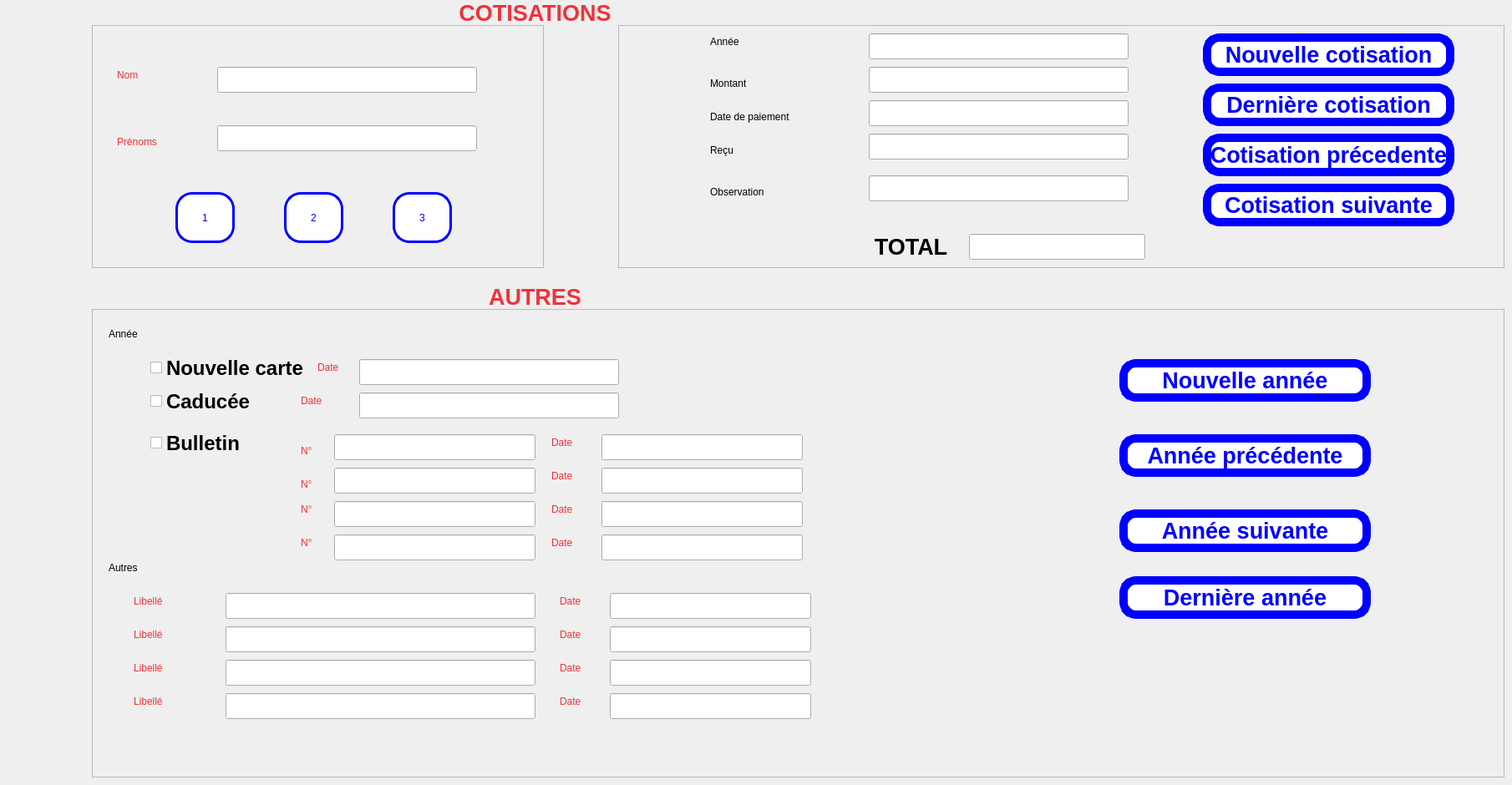
    <widget class="QWidget" name="cotisation">
     <attribute name="title">
      <string>Cotisations</string>
     </attribute>
     <widget class="QFrame" name="frame_9">
      <property name="geometry">
       <rect>
        <x>110</x>
        <y>30</y>
        <width>541</width>
        <height>291</height>
       </rect>
      </property>
      <property name="frameShape">
       <enum>QFrame::StyledPanel</enum>
      </property>
      <property name="frameShadow">
       <enum>QFrame::Raised</enum>
      </property>
      <widget class="QLabel" name="label_30">
       <property name="geometry">
        <rect>
         <x>30</x>
         <y>40</y>
         <width>81</width>
         <height>41</height>
        </rect>
       </property>
       <property name="styleSheet">
        <string notr="true">font: 800 16pt &quot;Cantarell&quot;;</string>
       </property>
       <property name="text">
        <string>&lt;html&gt;&lt;head/&gt;&lt;body&gt;&lt;p&gt;&lt;span style=&quot; color:#ed333b;&quot;&gt;Nom&lt;/span&gt;&lt;/p&gt;&lt;/body&gt;&lt;/html&gt;</string>
       </property>
      </widget>
      <widget class="QLabel" name="label_31">
       <property name="geometry">
        <rect>
         <x>30</x>
         <y>120</y>
         <width>101</width>
         <height>41</height>
        </rect>
       </property>
       <property name="styleSheet">
        <string notr="true">font: 800 16pt &quot;Cantarell&quot;;</string>
       </property>
       <property name="text">
        <string>&lt;html&gt;&lt;head/&gt;&lt;body&gt;&lt;p&gt;&lt;span style=&quot; color:#ed333b;&quot;&gt;Prénoms&lt;/span&gt;&lt;/p&gt;&lt;/body&gt;&lt;/html&gt;</string>
       </property>
      </widget>
      <widget class="QPushButton" name="pushButton_8">
       <property name="geometry">
        <rect>
         <x>100</x>
         <y>200</y>
         <width>71</width>
         <height>61</height>
        </rect>
       </property>
       <property name="styleSheet">
        <string notr="true">QPushButton{
color:blue;
background-color: white;
border:3px solid blue;
border-radius:20px;
}
QPushButton::hover{
color:red;
background-color: black;
border:3px solid black;
border-radius:20px;
}</string>
       </property>
       <property name="text">
        <string>1</string>
       </property>
      </widget>
      <widget class="QPushButton" name="pushButton_9">
       <property name="geometry">
        <rect>
         <x>230</x>
         <y>200</y>
         <width>71</width>
         <height>61</height>
        </rect>
       </property>
       <property name="styleSheet">
        <string notr="true">QPushButton{
color:blue;
background-color: white;
border:3px solid blue;
border-radius:20px;
}
QPushButton::hover{
color:red;
background-color: black;
border:3px solid black;
border-radius:20px;
}</string>
       </property>
       <property name="text">
        <string>2</string>
       </property>
      </widget>
      <widget class="QPushButton" name="pushButton_10">
       <property name="geometry">
        <rect>
         <x>360</x>
         <y>200</y>
         <width>71</width>
         <height>61</height>
        </rect>
       </property>
       <property name="styleSheet">
        <string notr="true">QPushButton{
color:blue;
background-color: white;
border:3px solid blue;
border-radius:20px;
}
QPushButton::hover{
color:red;
background-color: black;
border:3px solid black;
border-radius:20px;
}</string>
       </property>
       <property name="text">
        <string>3</string>
       </property>
      </widget>
      <widget class="QLineEdit" name="lineEdit_21">
       <property name="geometry">
        <rect>
         <x>150</x>
         <y>50</y>
         <width>311</width>
         <height>31</height>
        </rect>
       </property>
      </widget>
      <widget class="QLineEdit" name="lineEdit_22">
       <property name="geometry">
        <rect>
         <x>150</x>
         <y>120</y>
         <width>311</width>
         <height>31</height>
        </rect>
       </property>
      </widget>
     </widget>
     <widget class="QFrame" name="frame_10">
      <property name="geometry">
       <rect>
        <x>740</x>
        <y>30</y>
        <width>1061</width>
        <height>291</height>
       </rect>
      </property>
      <property name="frameShape">
       <enum>QFrame::StyledPanel</enum>
      </property>
      <property name="frameShadow">
       <enum>QFrame::Raised</enum>
      </property>
      <widget class="QLabel" name="label_34">
       <property name="geometry">
        <rect>
         <x>110</x>
         <y>0</y>
         <width>81</width>
         <height>41</height>
        </rect>
       </property>
       <property name="styleSheet">
        <string notr="true">font: 800 16pt &quot;Cantarell&quot;;</string>
       </property>
       <property name="text">
        <string>&lt;html&gt;&lt;head/&gt;&lt;body&gt;&lt;p&gt;Année&lt;/p&gt;&lt;/body&gt;&lt;/html&gt;</string>
       </property>
      </widget>
      <widget class="QLabel" name="label_35">
       <property name="geometry">
        <rect>
         <x>110</x>
         <y>50</y>
         <width>91</width>
         <height>41</height>
        </rect>
       </property>
       <property name="styleSheet">
        <string notr="true">font: 800 16pt &quot;Cantarell&quot;;</string>
       </property>
       <property name="text">
        <string>&lt;html&gt;&lt;head/&gt;&lt;body&gt;&lt;p&gt;Montant&lt;/p&gt;&lt;/body&gt;&lt;/html&gt;</string>
       </property>
      </widget>
      <widget class="QLabel" name="label_36">
       <property name="geometry">
        <rect>
         <x>110</x>
         <y>90</y>
         <width>181</width>
         <height>41</height>
        </rect>
       </property>
       <property name="styleSheet">
        <string notr="true">font: 800 16pt &quot;Cantarell&quot;;</string>
       </property>
       <property name="text">
        <string>&lt;html&gt;&lt;head/&gt;&lt;body&gt;&lt;p&gt;Date de paiement&lt;/p&gt;&lt;/body&gt;&lt;/html&gt;</string>
       </property>
      </widget>
      <widget class="QLabel" name="label_37">
       <property name="geometry">
        <rect>
         <x>110</x>
         <y>130</y>
         <width>81</width>
         <height>41</height>
        </rect>
       </property>
       <property name="styleSheet">
        <string notr="true">font: 800 16pt &quot;Cantarell&quot;;</string>
       </property>
       <property name="text">
        <string>&lt;html&gt;&lt;head/&gt;&lt;body&gt;&lt;p&gt;Reçu&lt;/p&gt;&lt;/body&gt;&lt;/html&gt;</string>
       </property>
      </widget>
      <widget class="QLabel" name="label_38">
       <property name="geometry">
        <rect>
         <x>110</x>
         <y>180</y>
         <width>131</width>
         <height>41</height>
        </rect>
       </property>
       <property name="styleSheet">
        <string notr="true">font: 800 16pt &quot;Cantarell&quot;;</string>
       </property>
       <property name="text">
        <string>&lt;html&gt;&lt;head/&gt;&lt;body&gt;&lt;p&gt;Observation&lt;/p&gt;&lt;/body&gt;&lt;/html&gt;</string>
       </property>
      </widget>
      <widget class="QLabel" name="label_39">
       <property name="geometry">
        <rect>
         <x>210</x>
         <y>250</y>
         <width>281</width>
         <height>31</height>
        </rect>
       </property>
       <property name="font">
        <font>
         <pointsize>20</pointsize>
         <bold>true</bold>
        </font>
       </property>
       <property name="text">
        <string>&lt;html&gt;&lt;head/&gt;&lt;body&gt;&lt;p align=&quot;center&quot;&gt;TOTAL&lt;/p&gt;&lt;/body&gt;&lt;/html&gt;</string>
       </property>
      </widget>
      <widget class="QLineEdit" name="lineEdit_23">
       <property name="geometry">
        <rect>
         <x>420</x>
         <y>250</y>
         <width>211</width>
         <height>31</height>
        </rect>
       </property>
      </widget>
      <widget class="QLineEdit" name="lineEdit_24">
       <property name="geometry">
        <rect>
         <x>300</x>
         <y>10</y>
         <width>311</width>
         <height>31</height>
        </rect>
       </property>
      </widget>
      <widget class="QLineEdit" name="lineEdit_25">
       <property name="geometry">
        <rect>
         <x>300</x>
         <y>50</y>
         <width>311</width>
         <height>31</height>
        </rect>
       </property>
      </widget>
      <widget class="QLineEdit" name="lineEdit_26">
       <property name="geometry">
        <rect>
         <x>300</x>
         <y>90</y>
         <width>311</width>
         <height>31</height>
        </rect>
       </property>
      </widget>
      <widget class="QLineEdit" name="lineEdit_27">
       <property name="geometry">
        <rect>
         <x>300</x>
         <y>130</y>
         <width>311</width>
         <height>31</height>
        </rect>
       </property>
      </widget>
      <widget class="QLineEdit" name="lineEdit_28">
       <property name="geometry">
        <rect>
         <x>300</x>
         <y>180</y>
         <width>311</width>
         <height>31</height>
        </rect>
       </property>
      </widget>
      <widget class="QPushButton" name="pushButton_11">
       <property name="geometry">
        <rect>
         <x>700</x>
         <y>10</y>
         <width>301</width>
         <height>51</height>
        </rect>
       </property>
       <property name="font">
        <font>
         <pointsize>20</pointsize>
         <bold>true</bold>
        </font>
       </property>
       <property name="styleSheet">
        <string notr="true">QPushButton{
color:blue;
background-color:white;
border-radius:20px;
border:10px solid blue;
}
QPushButton::hover{
color:red;
background-color:black;
border-radius:20px;
border:10px solid black;
}</string>
       </property>
       <property name="text">
        <string>Nouvelle cotisation</string>
       </property>
      </widget>
      <widget class="QPushButton" name="pushButton_12">
       <property name="geometry">
        <rect>
         <x>700</x>
         <y>70</y>
         <width>301</width>
         <height>51</height>
        </rect>
       </property>
       <property name="font">
        <font>
         <pointsize>20</pointsize>
         <bold>true</bold>
        </font>
       </property>
       <property name="styleSheet">
        <string notr="true">QPushButton{
color:blue;
background-color:white;
border-radius:20px;
border:10px solid blue;
}
QPushButton::hover{
color:red;
background-color:black;
border-radius:20px;
border:10px solid black;
}</string>
       </property>
       <property name="text">
        <string>Dernière cotisation</string>
       </property>
      </widget>
      <widget class="QPushButton" name="pushButton_13">
       <property name="geometry">
        <rect>
         <x>700</x>
         <y>130</y>
         <width>301</width>
         <height>51</height>
        </rect>
       </property>
       <property name="font">
        <font>
         <pointsize>20</pointsize>
         <bold>true</bold>
        </font>
       </property>
       <property name="styleSheet">
        <string notr="true">QPushButton{
color:blue;
background-color:white;
border-radius:20px;
border:10px solid blue;
}
QPushButton::hover{
color:red;
background-color:black;
border-radius:20px;
border:10px solid black;
}</string>
       </property>
       <property name="text">
        <string>Cotisation précedente</string>
       </property>
      </widget>
      <widget class="QPushButton" name="pushButton_14">
       <property name="geometry">
        <rect>
         <x>700</x>
         <y>190</y>
         <width>301</width>
         <height>51</height>
        </rect>
       </property>
       <property name="font">
        <font>
         <pointsize>20</pointsize>
         <bold>true</bold>
        </font>
       </property>
       <property name="styleSheet">
        <string notr="true">QPushButton{
color:blue;
background-color:white;
border-radius:20px;
border:10px solid blue;
}
QPushButton::hover{
color:red;
background-color:black;
border-radius:20px;
border:10px solid black;
}</string>
       </property>
       <property name="text">
        <string>Cotisation suivante</string>
       </property>
      </widget>
     </widget>
     <widget class="QFrame" name="frame_11">
      <property name="geometry">
       <rect>
        <x>110</x>
        <y>370</y>
        <width>1691</width>
        <height>561</height>
       </rect>
      </property>
      <property name="frameShape">
       <enum>QFrame::StyledPanel</enum>
      </property>
      <property name="frameShadow">
       <enum>QFrame::Raised</enum>
      </property>
      <widget class="QLabel" name="label_40">
       <property name="geometry">
        <rect>
         <x>20</x>
         <y>10</y>
         <width>81</width>
         <height>41</height>
        </rect>
       </property>
       <property name="styleSheet">
        <string notr="true">font: 800 16pt &quot;Cantarell&quot;;</string>
       </property>
       <property name="text">
        <string>&lt;html&gt;&lt;head/&gt;&lt;body&gt;&lt;p&gt;Année&lt;/p&gt;&lt;/body&gt;&lt;/html&gt;</string>
       </property>
      </widget>
      <widget class="QCheckBox" name="checkBox_14">
       <property name="geometry">
        <rect>
         <x>70</x>
         <y>50</y>
         <width>201</width>
         <height>41</height>
        </rect>
       </property>
       <property name="font">
        <font>
         <pointsize>18</pointsize>
         <bold>true</bold>
        </font>
       </property>
       <property name="text">
        <string>Nouvelle carte</string>
       </property>
      </widget>
      <widget class="QCheckBox" name="checkBox_15">
       <property name="geometry">
        <rect>
         <x>70</x>
         <y>90</y>
         <width>201</width>
         <height>41</height>
        </rect>
       </property>
       <property name="font">
        <font>
         <pointsize>18</pointsize>
         <bold>true</bold>
        </font>
       </property>
       <property name="text">
        <string>Caducée</string>
       </property>
      </widget>
      <widget class="QCheckBox" name="checkBox_16">
       <property name="geometry">
        <rect>
         <x>70</x>
         <y>140</y>
         <width>201</width>
         <height>41</height>
        </rect>
       </property>
       <property name="font">
        <font>
         <pointsize>18</pointsize>
         <bold>true</bold>
        </font>
       </property>
       <property name="text">
        <string>Bulletin</string>
       </property>
      </widget>
      <widget class="QLabel" name="label_41">
       <property name="geometry">
        <rect>
         <x>270</x>
         <y>50</y>
         <width>81</width>
         <height>41</height>
        </rect>
       </property>
       <property name="styleSheet">
        <string notr="true">font: 800 16pt &quot;Cantarell&quot;;</string>
       </property>
       <property name="text">
        <string>&lt;html&gt;&lt;head/&gt;&lt;body&gt;&lt;p&gt;&lt;span style=&quot; color:#ed333b;&quot;&gt;Date&lt;/span&gt;&lt;/p&gt;&lt;/body&gt;&lt;/html&gt;</string>
       </property>
      </widget>
      <widget class="QLabel" name="label_42">
       <property name="geometry">
        <rect>
         <x>250</x>
         <y>90</y>
         <width>81</width>
         <height>41</height>
        </rect>
       </property>
       <property name="styleSheet">
        <string notr="true">font: 800 16pt &quot;Cantarell&quot;;</string>
       </property>
       <property name="text">
        <string>&lt;html&gt;&lt;head/&gt;&lt;body&gt;&lt;p&gt;&lt;span style=&quot; color:#ed333b;&quot;&gt;Date&lt;/span&gt;&lt;/p&gt;&lt;/body&gt;&lt;/html&gt;</string>
       </property>
      </widget>
      <widget class="QLabel" name="label_47">
       <property name="geometry">
        <rect>
         <x>550</x>
         <y>140</y>
         <width>81</width>
         <height>41</height>
        </rect>
       </property>
       <property name="styleSheet">
        <string notr="true">font: 800 16pt &quot;Cantarell&quot;;</string>
       </property>
       <property name="text">
        <string>&lt;html&gt;&lt;head/&gt;&lt;body&gt;&lt;p&gt;&lt;span style=&quot; color:#ed333b;&quot;&gt;Date&lt;/span&gt;&lt;/p&gt;&lt;/body&gt;&lt;/html&gt;</string>
       </property>
      </widget>
      <widget class="QLabel" name="label_48">
       <property name="geometry">
        <rect>
         <x>550</x>
         <y>220</y>
         <width>81</width>
         <height>41</height>
        </rect>
       </property>
       <property name="styleSheet">
        <string notr="true">font: 800 16pt &quot;Cantarell&quot;;</string>
       </property>
       <property name="text">
        <string>&lt;html&gt;&lt;head/&gt;&lt;body&gt;&lt;p&gt;&lt;span style=&quot; color:#ed333b;&quot;&gt;Date&lt;/span&gt;&lt;/p&gt;&lt;/body&gt;&lt;/html&gt;</string>
       </property>
      </widget>
      <widget class="QLabel" name="label_49">
       <property name="geometry">
        <rect>
         <x>550</x>
         <y>180</y>
         <width>81</width>
         <height>41</height>
        </rect>
       </property>
       <property name="styleSheet">
        <string notr="true">font: 800 16pt &quot;Cantarell&quot;;</string>
       </property>
       <property name="text">
        <string>&lt;html&gt;&lt;head/&gt;&lt;body&gt;&lt;p&gt;&lt;span style=&quot; color:#ed333b;&quot;&gt;Date&lt;/span&gt;&lt;/p&gt;&lt;/body&gt;&lt;/html&gt;</string>
       </property>
      </widget>
      <widget class="QLabel" name="label_50">
       <property name="geometry">
        <rect>
         <x>550</x>
         <y>260</y>
         <width>81</width>
         <height>41</height>
        </rect>
       </property>
       <property name="styleSheet">
        <string notr="true">font: 800 16pt &quot;Cantarell&quot;;</string>
       </property>
       <property name="text">
        <string>&lt;html&gt;&lt;head/&gt;&lt;body&gt;&lt;p&gt;&lt;span style=&quot; color:#ed333b;&quot;&gt;Date&lt;/span&gt;&lt;/p&gt;&lt;/body&gt;&lt;/html&gt;</string>
       </property>
      </widget>
      <widget class="QLabel" name="label_43">
       <property name="geometry">
        <rect>
         <x>250</x>
         <y>150</y>
         <width>81</width>
         <height>41</height>
        </rect>
       </property>
       <property name="styleSheet">
        <string notr="true">font: 800 16pt &quot;Cantarell&quot;;</string>
       </property>
       <property name="text">
        <string>&lt;html&gt;&lt;head/&gt;&lt;body&gt;&lt;p&gt;&lt;span style=&quot; color:#ed333b;&quot;&gt;N°&lt;/span&gt;&lt;/p&gt;&lt;/body&gt;&lt;/html&gt;</string>
       </property>
      </widget>
      <widget class="QLabel" name="label_44">
       <property name="geometry">
        <rect>
         <x>250</x>
         <y>190</y>
         <width>81</width>
         <height>41</height>
        </rect>
       </property>
       <property name="styleSheet">
        <string notr="true">font: 800 16pt &quot;Cantarell&quot;;</string>
       </property>
       <property name="text">
        <string>&lt;html&gt;&lt;head/&gt;&lt;body&gt;&lt;p&gt;&lt;span style=&quot; color:#ed333b;&quot;&gt;N°&lt;/span&gt;&lt;/p&gt;&lt;/body&gt;&lt;/html&gt;</string>
       </property>
      </widget>
      <widget class="QLabel" name="label_45">
       <property name="geometry">
        <rect>
         <x>250</x>
         <y>220</y>
         <width>81</width>
         <height>41</height>
        </rect>
       </property>
       <property name="styleSheet">
        <string notr="true">font: 800 16pt &quot;Cantarell&quot;;</string>
       </property>
       <property name="text">
        <string>&lt;html&gt;&lt;head/&gt;&lt;body&gt;&lt;p&gt;&lt;span style=&quot; color:#ed333b;&quot;&gt;N°&lt;/span&gt;&lt;/p&gt;&lt;/body&gt;&lt;/html&gt;</string>
       </property>
      </widget>
      <widget class="QLabel" name="label_46">
       <property name="geometry">
        <rect>
         <x>250</x>
         <y>260</y>
         <width>81</width>
         <height>41</height>
        </rect>
       </property>
       <property name="styleSheet">
        <string notr="true">font: 800 16pt &quot;Cantarell&quot;;</string>
       </property>
       <property name="text">
        <string>&lt;html&gt;&lt;head/&gt;&lt;body&gt;&lt;p&gt;&lt;span style=&quot; color:#ed333b;&quot;&gt;N°&lt;/span&gt;&lt;/p&gt;&lt;/body&gt;&lt;/html&gt;</string>
       </property>
      </widget>
      <widget class="QLineEdit" name="lineEdit_29">
       <property name="geometry">
        <rect>
         <x>290</x>
         <y>150</y>
         <width>241</width>
         <height>31</height>
        </rect>
       </property>
      </widget>
      <widget class="QLineEdit" name="lineEdit_30">
       <property name="geometry">
        <rect>
         <x>320</x>
         <y>100</y>
         <width>311</width>
         <height>31</height>
        </rect>
       </property>
      </widget>
      <widget class="QLineEdit" name="lineEdit_31">
       <property name="geometry">
        <rect>
         <x>320</x>
         <y>60</y>
         <width>311</width>
         <height>31</height>
        </rect>
       </property>
      </widget>
      <widget class="QLineEdit" name="lineEdit_32">
       <property name="geometry">
        <rect>
         <x>290</x>
         <y>190</y>
         <width>241</width>
         <height>31</height>
        </rect>
       </property>
      </widget>
      <widget class="QLineEdit" name="lineEdit_33">
       <property name="geometry">
        <rect>
         <x>290</x>
         <y>230</y>
         <width>241</width>
         <height>31</height>
        </rect>
       </property>
      </widget>
      <widget class="QLineEdit" name="lineEdit_34">
       <property name="geometry">
        <rect>
         <x>290</x>
         <y>270</y>
         <width>241</width>
         <height>31</height>
        </rect>
       </property>
      </widget>
      <widget class="QLineEdit" name="lineEdit_35">
       <property name="geometry">
        <rect>
         <x>610</x>
         <y>150</y>
         <width>241</width>
         <height>31</height>
        </rect>
       </property>
      </widget>
      <widget class="QLineEdit" name="lineEdit_36">
       <property name="geometry">
        <rect>
         <x>610</x>
         <y>190</y>
         <width>241</width>
         <height>31</height>
        </rect>
       </property>
      </widget>
      <widget class="QLineEdit" name="lineEdit_37">
       <property name="geometry">
        <rect>
         <x>610</x>
         <y>230</y>
         <width>241</width>
         <height>31</height>
        </rect>
       </property>
      </widget>
      <widget class="QLineEdit" name="lineEdit_38">
       <property name="geometry">
        <rect>
         <x>610</x>
         <y>270</y>
         <width>241</width>
         <height>31</height>
        </rect>
       </property>
      </widget>
      <widget class="QLabel" name="label_51">
       <property name="geometry">
        <rect>
         <x>20</x>
         <y>290</y>
         <width>81</width>
         <height>41</height>
        </rect>
       </property>
       <property name="styleSheet">
        <string notr="true">font: 800 16pt &quot;Cantarell&quot;;</string>
       </property>
       <property name="text">
        <string>&lt;html&gt;&lt;head/&gt;&lt;body&gt;&lt;p&gt;Autres&lt;/p&gt;&lt;/body&gt;&lt;/html&gt;</string>
       </property>
      </widget>
      <widget class="QLineEdit" name="lineEdit_39">
       <property name="geometry">
        <rect>
         <x>620</x>
         <y>460</y>
         <width>241</width>
         <height>31</height>
        </rect>
       </property>
      </widget>
      <widget class="QLineEdit" name="lineEdit_40">
       <property name="geometry">
        <rect>
         <x>160</x>
         <y>340</y>
         <width>371</width>
         <height>31</height>
        </rect>
       </property>
      </widget>
      <widget class="QLabel" name="label_52">
       <property name="geometry">
        <rect>
         <x>560</x>
         <y>370</y>
         <width>81</width>
         <height>41</height>
        </rect>
       </property>
       <property name="styleSheet">
        <string notr="true">font: 800 16pt &quot;Cantarell&quot;;</string>
       </property>
       <property name="text">
        <string>&lt;html&gt;&lt;head/&gt;&lt;body&gt;&lt;p&gt;&lt;span style=&quot; color:#ed333b;&quot;&gt;Date&lt;/span&gt;&lt;/p&gt;&lt;/body&gt;&lt;/html&gt;</string>
       </property>
      </widget>
      <widget class="QLineEdit" name="lineEdit_41">
       <property name="geometry">
        <rect>
         <x>620</x>
         <y>340</y>
         <width>241</width>
         <height>31</height>
        </rect>
       </property>
      </widget>
      <widget class="QLineEdit" name="lineEdit_42">
       <property name="geometry">
        <rect>
         <x>160</x>
         <y>380</y>
         <width>371</width>
         <height>31</height>
        </rect>
       </property>
      </widget>
      <widget class="QLabel" name="label_53">
       <property name="geometry">
        <rect>
         <x>560</x>
         <y>450</y>
         <width>81</width>
         <height>41</height>
        </rect>
       </property>
       <property name="styleSheet">
        <string notr="true">font: 800 16pt &quot;Cantarell&quot;;</string>
       </property>
       <property name="text">
        <string>&lt;html&gt;&lt;head/&gt;&lt;body&gt;&lt;p&gt;&lt;span style=&quot; color:#ed333b;&quot;&gt;Date&lt;/span&gt;&lt;/p&gt;&lt;/body&gt;&lt;/html&gt;</string>
       </property>
      </widget>
      <widget class="QLabel" name="label_54">
       <property name="geometry">
        <rect>
         <x>560</x>
         <y>410</y>
         <width>81</width>
         <height>41</height>
        </rect>
       </property>
       <property name="styleSheet">
        <string notr="true">font: 800 16pt &quot;Cantarell&quot;;</string>
       </property>
       <property name="text">
        <string>&lt;html&gt;&lt;head/&gt;&lt;body&gt;&lt;p&gt;&lt;span style=&quot; color:#ed333b;&quot;&gt;Date&lt;/span&gt;&lt;/p&gt;&lt;/body&gt;&lt;/html&gt;</string>
       </property>
      </widget>
      <widget class="QLineEdit" name="lineEdit_43">
       <property name="geometry">
        <rect>
         <x>620</x>
         <y>420</y>
         <width>241</width>
         <height>31</height>
        </rect>
       </property>
      </widget>
      <widget class="QLineEdit" name="lineEdit_44">
       <property name="geometry">
        <rect>
         <x>620</x>
         <y>380</y>
         <width>241</width>
         <height>31</height>
        </rect>
       </property>
      </widget>
      <widget class="QLabel" name="label_58">
       <property name="geometry">
        <rect>
         <x>50</x>
         <y>330</y>
         <width>81</width>
         <height>41</height>
        </rect>
       </property>
       <property name="styleSheet">
        <string notr="true">font: 800 16pt &quot;Cantarell&quot;;</string>
       </property>
       <property name="text">
        <string>&lt;html&gt;&lt;head/&gt;&lt;body&gt;&lt;p&gt;&lt;span style=&quot; color:#ed333b;&quot;&gt;Libellé&lt;/span&gt;&lt;/p&gt;&lt;/body&gt;&lt;/html&gt;</string>
       </property>
      </widget>
      <widget class="QLineEdit" name="lineEdit_45">
       <property name="geometry">
        <rect>
         <x>160</x>
         <y>420</y>
         <width>371</width>
         <height>31</height>
        </rect>
       </property>
      </widget>
      <widget class="QLabel" name="label_59">
       <property name="geometry">
        <rect>
         <x>560</x>
         <y>330</y>
         <width>81</width>
         <height>41</height>
        </rect>
       </property>
       <property name="styleSheet">
        <string notr="true">font: 800 16pt &quot;Cantarell&quot;;</string>
       </property>
       <property name="text">
        <string>&lt;html&gt;&lt;head/&gt;&lt;body&gt;&lt;p&gt;&lt;span style=&quot; color:#ed333b;&quot;&gt;Date&lt;/span&gt;&lt;/p&gt;&lt;/body&gt;&lt;/html&gt;</string>
       </property>
      </widget>
      <widget class="QLineEdit" name="lineEdit_46">
       <property name="geometry">
        <rect>
         <x>160</x>
         <y>460</y>
         <width>371</width>
         <height>31</height>
        </rect>
       </property>
      </widget>
      <widget class="QLabel" name="label_60">
       <property name="geometry">
        <rect>
         <x>50</x>
         <y>370</y>
         <width>81</width>
         <height>41</height>
        </rect>
       </property>
       <property name="styleSheet">
        <string notr="true">font: 800 16pt &quot;Cantarell&quot;;</string>
       </property>
       <property name="text">
        <string>&lt;html&gt;&lt;head/&gt;&lt;body&gt;&lt;p&gt;&lt;span style=&quot; color:#ed333b;&quot;&gt;Libellé&lt;/span&gt;&lt;/p&gt;&lt;/body&gt;&lt;/html&gt;</string>
       </property>
      </widget>
      <widget class="QLabel" name="label_61">
       <property name="geometry">
        <rect>
         <x>50</x>
         <y>410</y>
         <width>81</width>
         <height>41</height>
        </rect>
       </property>
       <property name="styleSheet">
        <string notr="true">font: 800 16pt &quot;Cantarell&quot;;</string>
       </property>
       <property name="text">
        <string>&lt;html&gt;&lt;head/&gt;&lt;body&gt;&lt;p&gt;&lt;span style=&quot; color:#ed333b;&quot;&gt;Libellé&lt;/span&gt;&lt;/p&gt;&lt;/body&gt;&lt;/html&gt;</string>
       </property>
      </widget>
      <widget class="QLabel" name="label_62">
       <property name="geometry">
        <rect>
         <x>50</x>
         <y>450</y>
         <width>81</width>
         <height>41</height>
        </rect>
       </property>
       <property name="styleSheet">
        <string notr="true">font: 800 16pt &quot;Cantarell&quot;;</string>
       </property>
       <property name="text">
        <string>&lt;html&gt;&lt;head/&gt;&lt;body&gt;&lt;p&gt;&lt;span style=&quot; color:#ed333b;&quot;&gt;Libellé&lt;/span&gt;&lt;/p&gt;&lt;/body&gt;&lt;/html&gt;</string>
       </property>
      </widget>
      <widget class="QPushButton" name="pushButton_15">
       <property name="geometry">
        <rect>
         <x>1230</x>
         <y>320</y>
         <width>301</width>
         <height>51</height>
        </rect>
       </property>
       <property name="font">
        <font>
         <pointsize>20</pointsize>
         <bold>true</bold>
        </font>
       </property>
       <property name="styleSheet">
        <string notr="true">QPushButton{
color:blue;
background-color:white;
border-radius:20px;
border:10px solid blue;
}
QPushButton::hover{
color:red;
background-color:black;
border-radius:20px;
border:10px solid black;
}</string>
       </property>
       <property name="text">
        <string>Dernière année</string>
       </property>
      </widget>
      <widget class="QPushButton" name="pushButton_16">
       <property name="geometry">
        <rect>
         <x>1230</x>
         <y>240</y>
         <width>301</width>
         <height>51</height>
        </rect>
       </property>
       <property name="font">
        <font>
         <pointsize>20</pointsize>
         <bold>true</bold>
        </font>
       </property>
       <property name="styleSheet">
        <string notr="true">QPushButton{
color:blue;
background-color:white;
border-radius:20px;
border:10px solid blue;
}
QPushButton::hover{
color:red;
background-color:black;
border-radius:20px;
border:10px solid black;
}</string>
       </property>
       <property name="text">
        <string>Année suivante</string>
       </property>
      </widget>
      <widget class="QPushButton" name="pushButton_17">
       <property name="geometry">
        <rect>
         <x>1230</x>
         <y>60</y>
         <width>301</width>
         <height>51</height>
        </rect>
       </property>
       <property name="font">
        <font>
         <pointsize>20</pointsize>
         <bold>true</bold>
        </font>
       </property>
       <property name="styleSheet">
        <string notr="true">QPushButton{
color:blue;
background-color:white;
border-radius:20px;
border:10px solid blue;
}
QPushButton::hover{
color:red;
background-color:black;
border-radius:20px;
border:10px solid black;
}</string>
       </property>
       <property name="text">
        <string>Nouvelle année</string>
       </property>
      </widget>
      <widget class="QPushButton" name="pushButton_18">
       <property name="geometry">
        <rect>
         <x>1230</x>
         <y>150</y>
         <width>301</width>
         <height>51</height>
        </rect>
       </property>
       <property name="font">
        <font>
         <pointsize>20</pointsize>
         <bold>true</bold>
        </font>
       </property>
       <property name="styleSheet">
        <string notr="true">QPushButton{
color:blue;
background-color:white;
border-radius:20px;
border:10px solid blue;
}
QPushButton::hover{
color:red;
background-color:black;
border-radius:20px;
border:10px solid black;
}</string>
       </property>
       <property name="text">
        <string>Année précédente</string>
       </property>
      </widget>
     </widget>
     <widget class="QLabel" name="label_32">
      <property name="geometry">
       <rect>
        <x>500</x>
        <y>0</y>
        <width>281</width>
        <height>31</height>
       </rect>
      </property>
      <property name="font">
       <font>
        <pointsize>20</pointsize>
        <bold>true</bold>
       </font>
      </property>
      <property name="text">
       <string>&lt;html&gt;&lt;head/&gt;&lt;body&gt;&lt;p align=&quot;center&quot;&gt;&lt;span style=&quot; color:#ed333b;&quot;&gt;COTISATIONS&lt;/span&gt;&lt;/p&gt;&lt;/body&gt;&lt;/html&gt;</string>
      </property>
     </widget>
     <widget class="QLabel" name="label_33">
      <property name="geometry">
       <rect>
        <x>500</x>
        <y>340</y>
        <width>281</width>
        <height>31</height>
       </rect>
      </property>
      <property name="font">
       <font>
        <pointsize>20</pointsize>
        <bold>true</bold>
       </font>
      </property>
      <property name="text">
       <string>&lt;html&gt;&lt;head/&gt;&lt;body&gt;&lt;p align=&quot;center&quot;&gt;&lt;span style=&quot; color:#ed333b;&quot;&gt;AUTRES&lt;/span&gt;&lt;/p&gt;&lt;/body&gt;&lt;/html&gt;</string>
      </property>
     </widget>
    </widget>
